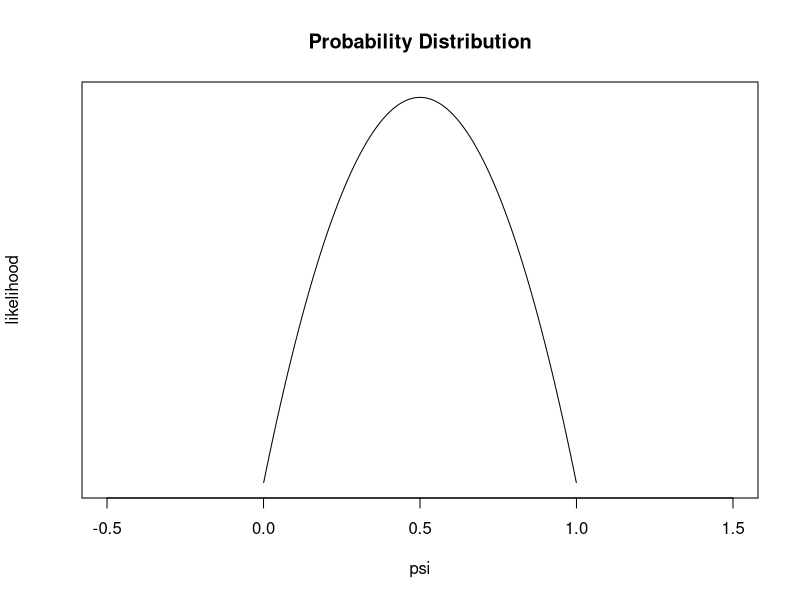
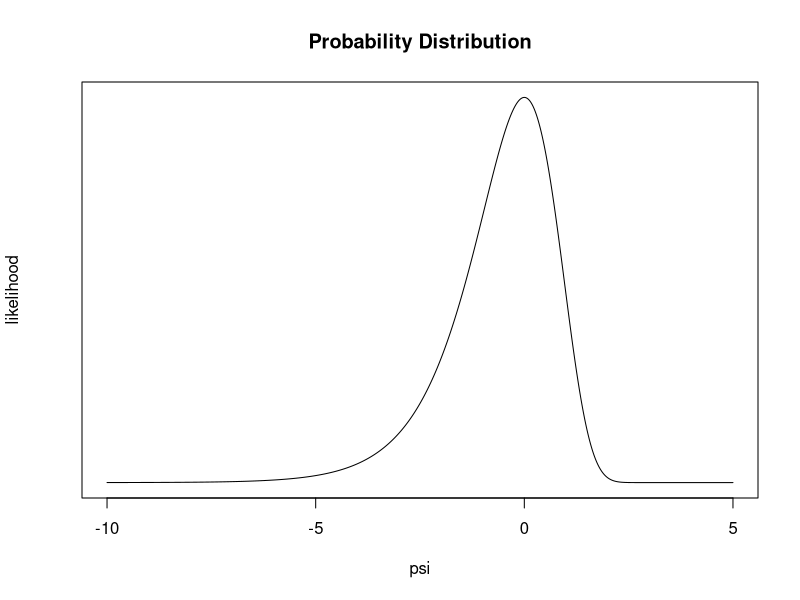

Write the R code that produced these figures, in order. (Note: this script raises an error after producing the figures.)
## ---- chunk 1
knitr::opts_chunk$set(echo = TRUE)
## ---- chunk 2
set.seed(1)
theta.sim <- seq(from = -0.5, to = 1.5, length.out = 1000)
a <- 1
b <- 1

y <- (gamma(a+b)/gamma(a)*gamma(b))*(((exp(log((theta.sim)/(1-theta.sim))))/(1+exp(log((theta.sim)/(1-theta.sim)))))^a)*(((1)/(1+exp(log((theta.sim)/(1-theta.sim)))))^b)

#y[is.nan(y)] <- 0

plot(theta.sim, y, type = "l", main = "Probability Distribution", 
     xlab = "psi", yaxt = "n", ylab = "likelihood") 
## ---- chunk 3
theta.sim <- seq(from = -10, to = 5, length.out = 1000)
a <- 1
b <- 1

y <- ((b^a)/(gamma(a)))*(exp((theta.sim*a)-(b*exp(theta.sim))))

y[is.nan(y)] <- 0

plot(theta.sim, y, type = "l", main = "Probability Distribution", 
     xlab = "psi", yaxt = "n", ylab = "likelihood") 
## ---- chunk 4
prior = data.frame(m = 0, c = 1, a = 0.5, b = 50)
## ---- chunk 5
# Number of posterior simulations
sim = 100000

# initialize vectors to store samples
mus = NULL
lambdas = NULL
muc = NULL
lambdac = NULL

# Following formula from the NormalGamma with 
# the update paramaters accounted accounted for below 

lambdas = rgamma(sim, shape = postS$a, rate = postS$b)
lambdac = rgamma(sim, shape = postC$a, rate = postC$b)


mus = sapply(sqrt(1/(postS$c*lambdas)),rnorm, n = 1, mean = postS$m)
muc = sapply(sqrt(1/(postC$c*lambdac)),rnorm, n = 1, mean = postC$m)

# Store simulations
simDF = data.frame(lambda = c(lambdas, lambdac),
                   mu = c(mus, muc),
                   Treatment = rep(c("Spurters", "Controls"),
                                   each = sim))

simDF$lambda = simDF$lambda^{-0.5}



sgtc = 0 #Stands for "spurters greater than control"

#Calculate proportion of spurters with greater change in IQ than the control group
for(i in 1:100000){
  if(simDF[i, "mu"] > simDF[i+100000, "mu"]){
    sgtc <- sgtc+1
  }
}

print(sgtc/100000)
## ---- chunk 6

# Following formula from the NormalGamma with 
# the prior parameters accounted accounted for below 

lambda_prior = rgamma(1000, shape = prior$a, rate = prior$b)

mu_prior = sapply(sqrt(1/(prior$c*lambda_prior)),rnorm, n = 1, mean = prior$m)

# Store simulations
simDF = data.frame(lambda = lambda_prior,
                   mu = mu_prior)

simDF$lambda = simDF$lambda^{-0.5}

# Plot the simulations
ggplot(data = simDF, aes(x = mu, y = lambda)) +
  geom_point(alpha = 0.2) + 
  labs(x = expression(paste(mu, " (Mean Change in IQ Score)")),
       y = expression(paste(lambda^{-1/2}, " (Std. Dev. of Change)")))  + 
  ggtitle("Posterior Samples")+ 
  theme(plot.title = element_text(hjust = 0.5))
